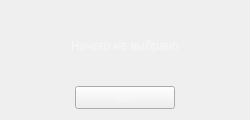
<?xml version="1.0" encoding="UTF-8"?>
<ui version="4.0">
 <class>popUp</class>
 <widget class="QDialog" name="popUp">
  <property name="geometry">
   <rect>
    <x>0</x>
    <y>0</y>
    <width>250</width>
    <height>120</height>
   </rect>
  </property>
  <property name="windowTitle">
   <string>Dialog</string>
  </property>
  <property name="styleSheet">
   <string notr="true">QDialog
{
	border-image: url(:/Backgrounds/quarter-fiend.png);
}

QLabel 
{
	color: rgb(247,247,247);
	font: 81 12pt &quot;GWENT&quot;;
}

QPushButton
{
	font: 81 8pt &quot;GWENT&quot;;
	color: rgb(247,247,247);
	border-image: url(:/Button/off);
}

QPushButton:hover:!pressed
{
	font: 81 8pt &quot;GWENT&quot;;
	color: rgb(247,247,247);
	border-image: url(:/Button/hover);
}

QPushButton:pressed
{
	font: 81 8pt &quot;GWENT&quot;;
	color: rgb(17,17,17);
	border-image: url(:/Button/on);
}

QPushButton:disabled
{
	font: 81 8pt &quot;GWENT&quot;;
	color: rgb(255, 255, 255);
	border-image: url(:/Button/disabled);
}</string>
  </property>
  <layout class="QVBoxLayout" name="verticalLayout">
   <item>
    <widget class="QLabel" name="label">
     <property name="text">
      <string>Ничего не выбрано</string>
     </property>
     <property name="alignment">
      <set>Qt::AlignCenter</set>
     </property>
    </widget>
   </item>
   <item>
    <layout class="QHBoxLayout" name="horizontalLayout">
     <item>
      <spacer name="horizontalSpacer">
       <property name="orientation">
        <enum>Qt::Horizontal</enum>
       </property>
       <property name="sizeHint" stdset="0">
        <size>
         <width>40</width>
         <height>20</height>
        </size>
       </property>
      </spacer>
     </item>
     <item>
      <widget class="QPushButton" name="ok_button">
       <property name="enabled">
        <bool>true</bool>
       </property>
       <property name="minimumSize">
        <size>
         <width>100</width>
         <height>23</height>
        </size>
       </property>
       <property name="styleSheet">
        <string notr="true"/>
       </property>
       <property name="text">
        <string>OK</string>
       </property>
       <property name="shortcut">
        <string>Return</string>
       </property>
       <property name="autoDefault">
        <bool>false</bool>
       </property>
      </widget>
     </item>
     <item>
      <spacer name="horizontalSpacer_2">
       <property name="orientation">
        <enum>Qt::Horizontal</enum>
       </property>
       <property name="sizeHint" stdset="0">
        <size>
         <width>40</width>
         <height>20</height>
        </size>
       </property>
      </spacer>
     </item>
    </layout>
   </item>
  </layout>
 </widget>
 <resources>
  <include location="../Resources/Resources.qrc"/>
 </resources>
 <connections/>
</ui>
